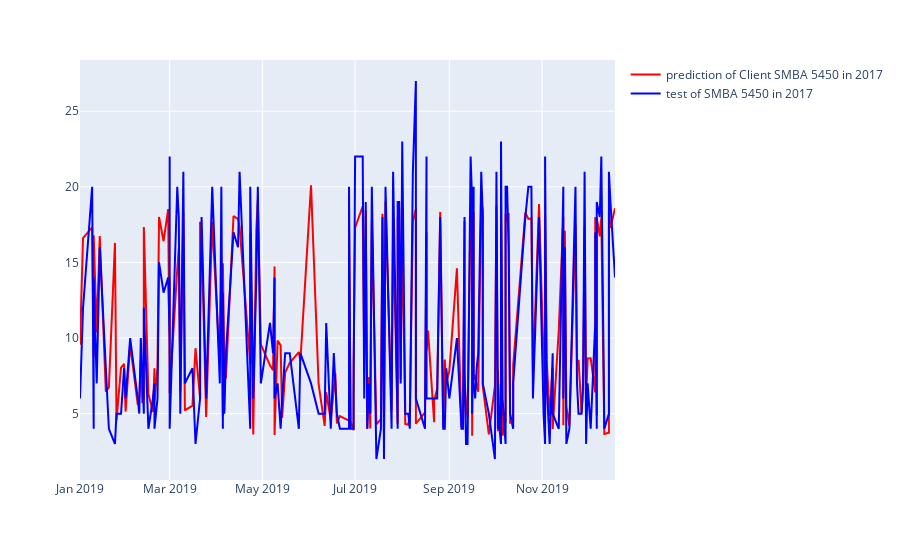

The notebook cell this image was saved under:
### Code cell
fig = px.line()
fig = go.Figure(fig)
df_2017 = df_2017.sort_values(by="Date")


fig.add_trace(go.Scatter(x=df_2017['Date'], y=df_2017['y_pred_inverted'], 
                         mode='lines', name='prediction of Client SMBA 5450 in 2017', line=dict(color='red')))
fig.add_trace(go.Scatter(x=df_2017['Date'], y=df_2017['Y_inverted_test'], 
                         mode='lines', name='test of SMBA 5450 in 2017', line=dict(color='blue')))
fig.show()

### Figure 1 — Plotly figure (JSON) as saved in the notebook; plotly's stock layout.template omitted (floating-point values rounded to 4 significant figures; data arrays with more than 128 entries replaced by an {"elided": "..."} marker saying what was removed)
{"data": [{"hovertemplate": "<extra></extra>", "legendgroup": "", "line": {"color": "#636efa", "dash": "solid"}, "marker": {"symbol": "circle"}, "mode": "lines", "name": "", "orientation": "v", "showlegend": false, "type": "scatter", "xaxis": "x", "yaxis": "y"}, {"line": {"color": "red"}, "mode": "lines", "name": "prediction of Client SMBA 5450 in 2017", "type": "scatter", "x": {"elided": "197 str values"}, "y": {"elided": "197 float values"}}, {"line": {"color": "blue"}, "mode": "lines", "name": "test of SMBA 5450 in 2017", "type": "scatter", "x": {"elided": "197 str values"}, "y": {"elided": "197 int values"}}], "layout": {"legend": {"tracegroupgap": 0}, "margin": {"t": 60}, "xaxis": {"anchor": "y", "domain": [0, 1]}, "yaxis": {"anchor": "x", "domain": [0, 1]}}}
